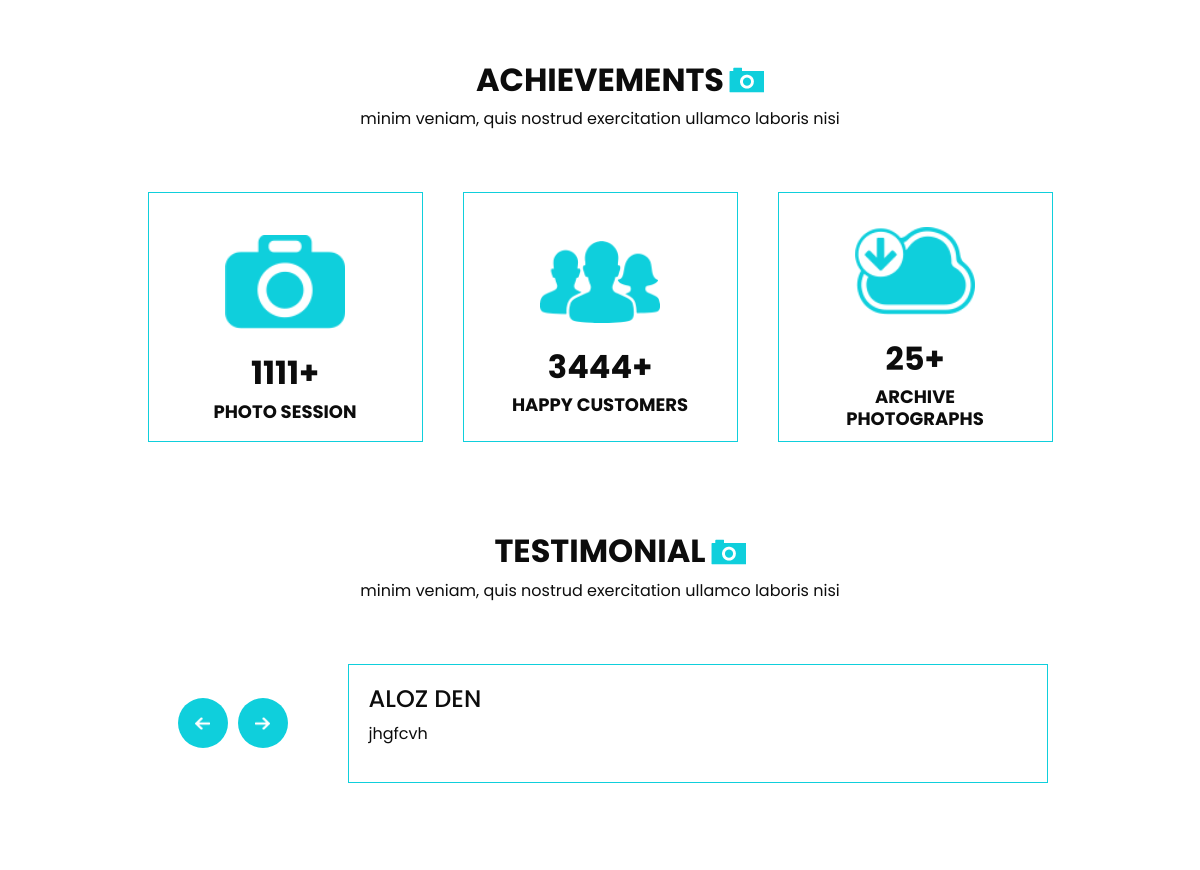
Page /project/ (middle part) on the earlier database version.
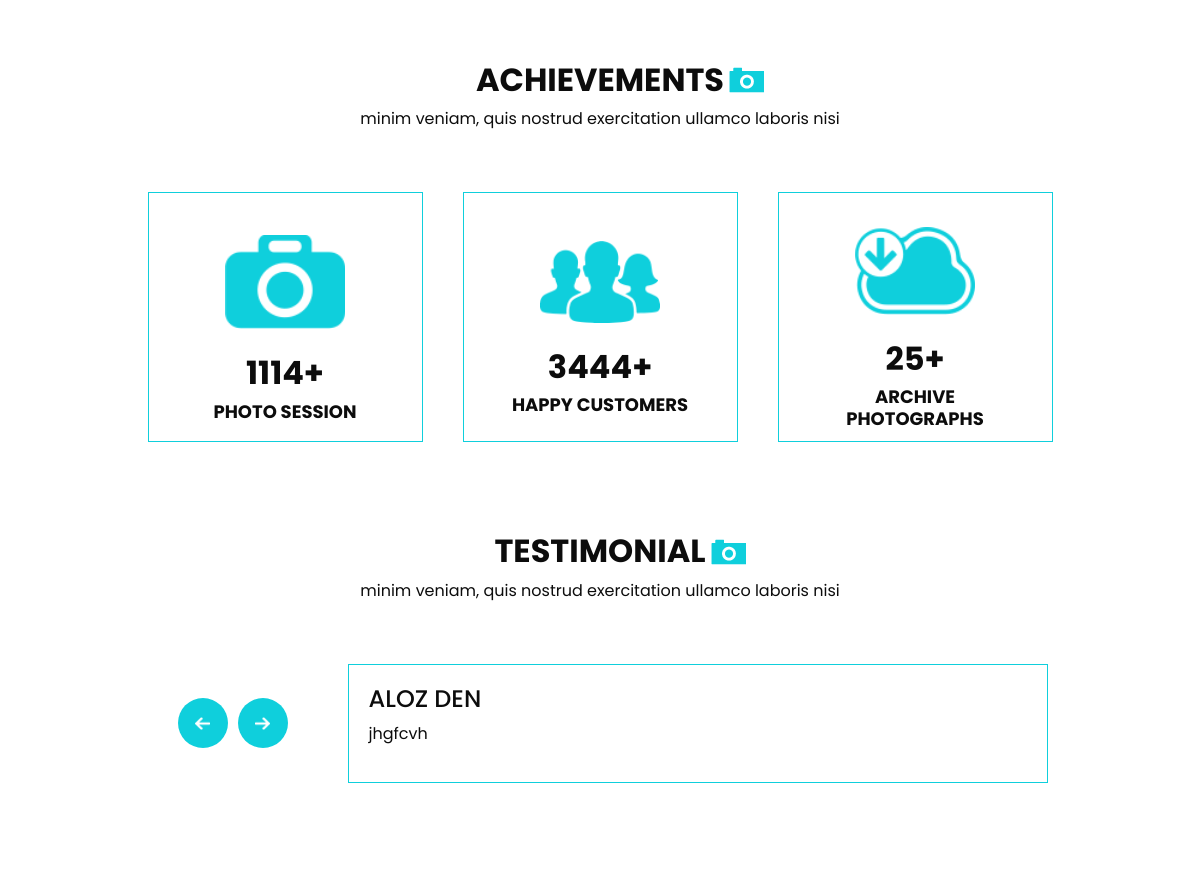
Same page on the later database version.
### project/models.py (models this page shows, shortened)
class Achievments(models.Model):
    photos = models.IntegerField()
    customers = models.IntegerField()
    photographs = models.IntegerField()

class Testimonial(models.Model):
    description = models.CharField(max_length=10380)

### project/views.py (the view)
# urls.py: path('',views.index,name='index'),
def index(request):
    values=Achievments.objects.all()
    des = Testimonial.objects.all()
    len = Testimonial.objects.all().count()
    context={'values' : values,'des' : des, 'len': len}
    return render(request,'index.html',context)

### project/templates/index.html (shortened to what this page needs)
{% load static %}
<!DOCTYPE html>
<html>
<head>
  <link rel="stylesheet" type="text/css" href="{% static 'css/bootstrap.css' %}" />
  <link href="{% static 'css/style.css' %}" rel="stylesheet" />
  <link href="{% static 'css/responsive.css' %}" rel="stylesheet" />
</head>
<body>
  <section class="achieve_section layout_padding">
    <div class="container">
      <div class="heading_container">
        <h2>
          ACHIEVEMENTS
        </h2>
        <p>
          minim veniam, quis nostrud exercitation ullamco laboris nisi
        </p>
      </div>
      <div class="achieve_container">
        <div class="box">
          <div class="img-box">
            <img src="{% static 'images/a-1.png' %}" alt="">
          </div>
          <div class="detail-box">
            <h2>
              {% for val in values %}
                {{ val.photos }}+
              {% endfor %}
            </h2>
            <h6>
              Photo Session
            </h6>
          </div>
        </div>
        <div class="box">
          <div class="img-box">
            <img src="{% static 'images/a-2.png' %}" alt="">
          </div>
          <div class="detail-box">
            <h2>
              {% for val in values %}
                {{ val.customers }}+
              {% endfor %}
            </h2>
            <h6>
              Happy Customers
            </h6>
          </div>
        </div>
        <div class="box">
          <div class="img-box">
            <img src="{% static 'images/a-3.png' %}" alt="">
          </div>
          <div class="detail-box">
            <h2>
              {% for val in values %}
                {{ val.photographs }}+
              {% endfor %}
            </h2>
            <h6>
              Archive Photographs
            </h6>
          </div>
        </div>
      </div>
    </div>
  </section>
  <section class="client_section layout_padding-bottom">
    <div class="container">
      <div class="heading_container">
        <h2>
          Testimonial
        </h2>
        <p>
          minim veniam, quis nostrud exercitation ullamco laboris nisi
        </p>
      </div>
      <div class="layout_padding2-top">
        <div id="carouselExample2Controls" class="carousel slide" data-ride="carousel">
          <div class="row">
            <div class="col-md-3">
              <div class="btn_container">
                <a class="carousel-control-prev" href="#carouselExample2Controls" role="button" data-slide="prev">
                </a>
                <a class="carousel-control-next" href="#carouselExample2Controls" role="button" data-slide="next">
                </a>
              </div>
            </div>
            <div class="col-md-9 col-lg-8">
              <div class="carousel-inner">
                {% for d in des %}
                <div class="carousel-item{% if forloop.counter == len %} active{% endif %}" id="slide">
                  <div class="detail-box">
                    <h4>
                      Aloz den
                    </h4>
                    <p>
                      {{ d.description }}
                    </p>
                  </div>
                </div>
                {% endfor %}
              </div>
            </div>
          </div>
        </div>
      </div>
    </div>
  </section>
</body>
</html>

### project/static/css/style.css (style rules this page uses)
body { font-family: 'Poppins', sans-serif; color: #0c0c0c; background-color: #ffffff; }
.layout_padding { padding: 90px 0; }
.layout_padding2-top { padding-top: 45px; }
.layout_padding-bottom { padding-bottom: 90px; }
.heading_container { display: -webkit-box; display: -ms-flexbox; display: flex; -webkit-box-orient: vertical; -webkit-box-direction: normal; -ms-flex-direction: column; flex-direction: column; -webkit-box-align: center; -ms-flex-align: center; align-items: center; text-align: center; }
.heading_container h2 { position: relative; font-weight: bold; text-transform: uppercase; }
.heading_container h2::before { content: ""; position: absolute; width: 35px; height: 26px; top: 50%; right: -40px; -webkit-transform: translateY(-50%); transform: translateY(-50%); z-index: 1; background-image: url(../images/heading-img.png); background-repeat: no-repeat; }
a, a:hover, a:focus { text-decoration: none; }
.achieve_section .achieve_container { display: -webkit-box; display: -ms-flexbox; display: flex; -webkit-box-pack: center; -ms-flex-pack: center; justify-content: center; }
.achieve_section .achieve_container .box { width: 275px; height: 250px; display: -webkit-box; display: -ms-flexbox; display: flex; -webkit-box-orient: vertical; -webkit-box-direction: normal; -ms-flex-direction: column; flex-direction: column; -webkit-box-align: center; -ms-flex-align: center; align-items: center; -webkit-box-pack: center; -ms-flex-pack: center; justify-content: center; text-align: center; margin: 45px 20px 0 20px; padding: 45px 35px 15px 35px; border: 1px solid #0fcfdc; }
.achieve_section .achieve_container .box .img-box { width: 120px; }
.achieve_section .achieve_container .box .img-box img { width: 100%; }
.achieve_section .achieve_container .detail-box { margin-top: 25px; text-transform: uppercase; }
.achieve_section .achieve_container .detail-box h2 { font-weight: bold; }
.achieve_section .achieve_container .detail-box h6 { font-weight: bold; font-size: 18px; }
.client_section .row { -webkit-box-align: center; -ms-flex-align: center; align-items: center; }
.client_section .col-md-3 { display: -webkit-box; display: -ms-flexbox; display: flex; -webkit-box-pack: end; -ms-flex-pack: end; justify-content: flex-end; }
.client_section .btn_container { display: -webkit-box; display: -ms-flexbox; display: flex; -webkit-box-pack: center; -ms-flex-pack: center; justify-content: center; -webkit-box-align: center; -ms-flex-align: center; align-items: center; }
.client_section .btn_container .carousel-control-prev, .client_section .btn_container .carousel-control-next { position: relative; width: 50px; height: 50px; border: none; border-radius: 100%; opacity: 1; background-repeat: no-repeat; background-size: 15px; background-position: center; background-color: #0fcfdc; margin: 0 5px; }
.client_section .btn_container .carousel-control-prev { background-image: url(../images/prev-white.png); }
.client_section .btn_container .carousel-control-next { background-image: url(../images/next-white.png); }
.client_section .detail-box { padding: 20px; border: 1px solid #0fcfdc; margin: 0 25px; }
.client_section .detail-box h4 { text-transform: uppercase; }

### project/static/css/responsive.css (style rules this page uses)
@media (min-width: 1200px) { .container { max-width: 1170px; } }

Differences in the rows shown:
changed Achievments: photos "1111" → "1114"
